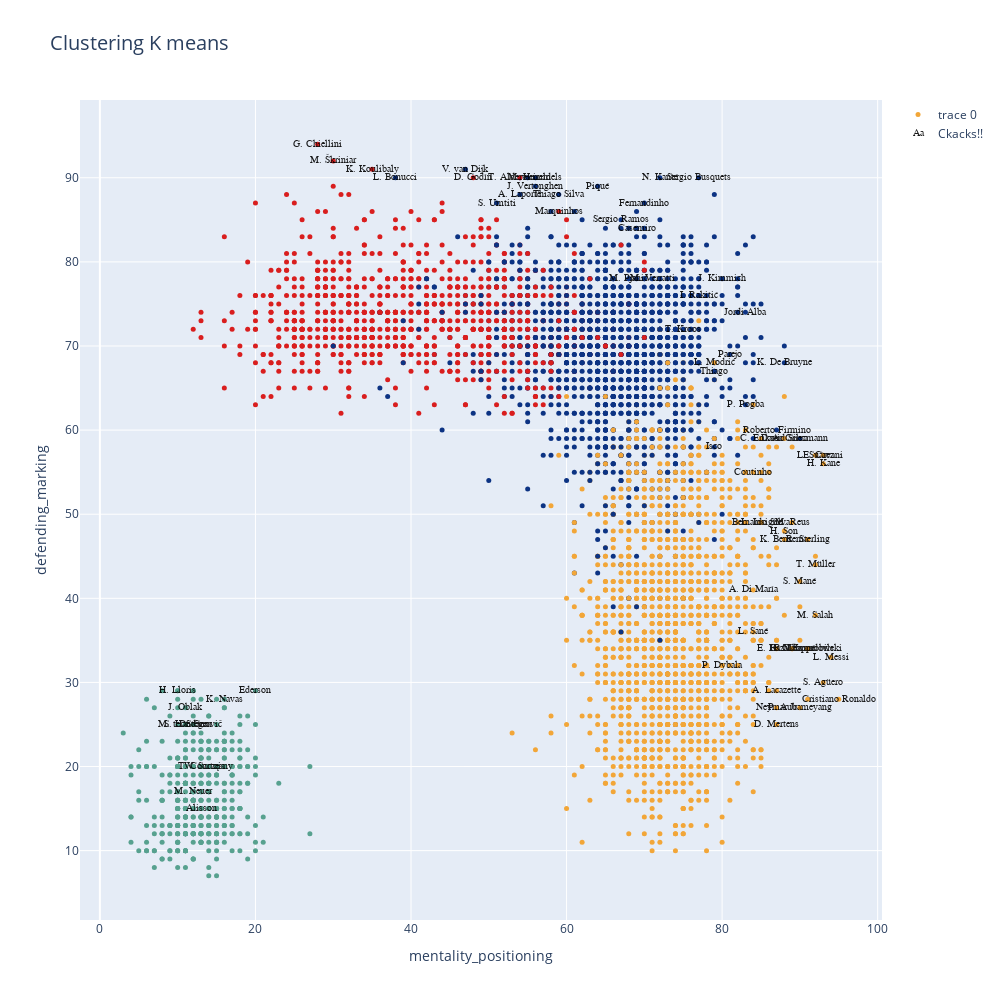

Notebook cell for this chart:
### Markdown cell above
**Graficamos el resultado kmedias con la cantidad de clases elegida: Visualizamos de a dos variables por vez**

### Code cell
data=[]
bool_crack=df_n["overall"] > 85
bool_no_crack=df_n["overall"]<86


#Eligo dos números entre 0 y  de n_skills-1
skill_1=skills_ratings[34]
skill_2=skills_ratings[38]


kmean_clusters = go.Scatter(x=df_skills[skill_1], y=df_skills[skill_2],
                           mode='markers',
                        text=df_n.loc[:,'short_name'],
                           marker=dict(
                                size=5,
                                color = clusters.astype(np.float), #set color equal to a variable
                                colorscale='Portland',
                                showscale=False)
                           )

crack =go.Scatter(x=df_skills.loc[bool_crack,skill_1], y=df_skills.loc[bool_crack,skill_2],name='Ckacks!!',
                      text=df_n.loc[bool_crack,'short_name'],
                      textfont=dict(family='sans serif',size=10,color='black'),
                      opacity=0.9,mode='text')

data=[kmean_clusters,crack]

layout = go.Layout(title="Clustering K means ",titlefont=dict(size=20),
                xaxis=dict(title=skill_1),
                yaxis=dict(title=skill_2),
                autosize=False, width=1000,height=1000)

fig = go.Figure(data=data, layout=layout)

iplot(fig)

### Figure 1 — Plotly figure (JSON) as saved in the notebook; plotly's stock layout.template omitted (floating-point values rounded to 4 significant figures; data arrays with more than 128 entries replaced by an {"elided": "..."} marker saying what was removed)
{"data": [{"marker": {"color": {"elided": "4756 int values"}, "colorscale": [[0, "rgb(12,51,131)"], [0.25, "rgb(10,136,186)"], [0.5, "rgb(242,211,56)"], [0.75, "rgb(242,143,56)"], [1, "rgb(217,30,30)"]], "showscale": false, "size": 5}, "mode": "markers", "text": {"elided": "4756 str values"}, "type": "scatter", "x": {"elided": "4756 int values"}, "y": {"elided": "4756 int values"}}, {"mode": "text", "name": "Ckacks!!", "opacity": 0.9, "text": ["L. Messi", "Cristiano Ronaldo", "Neymar Jr", "J. Oblak", "E. Hazard", "K. De Bruyne", "M. ter Stegen", "V. van Dijk", "L. Modrić", "M. Salah", "K. Mbappé", "K. Koulibaly", "H. Kane", "Alisson", "De Gea", "N. Kanté", "G. Chiellini", "S. Agüero", "Sergio Ramos", "L. Suárez", "R. Lewandowski", "Sergio Busquets", "A. Griezmann", "P. Dybala", "P. Pogba", "Ederson", "R. Sterling", "C. Eriksen", "T. Courtois", "Piqué", "S. Handanovič", "M. Neuer", "H. Lloris", "David Silva", "E. Cavani", "D. Godín", "T. Kroos", "M. Reus", "P. Aubameyang", "S. Mané", "A. Laporte", "Bernardo Silva", "Casemiro", "H. Son", "Fernandinho", "Thiago Silva", "K. Benzema", "J. Vertonghen", "D. Mertens", "M. Hummels", "T. Alderweireld", "Jordi Alba", "Thiago", "K. Navas", "L. Insigne", "L. Sané", "Marquinhos", "M. Škriniar", "M. Verratti", "S. Umtiti", "W. Szczęsny", "J. Kimmich", "Isco", "Roberto Firmino", "I. Rakitić", "M. Pjanić", "A. Di María", "L. Bonucci", "Coutinho", "Parejo", "T. Müller", "C. Immobile", "A. Lacazette"], "textfont": {"color": "black", "family": "sans serif", "size": 10}, "type": "scatter", "x": [94, 95, 87, 11, 87, 88, 11, 47, 79, 92, 89, 35, 93, 13, 12, 72, 28, 93, 67, 92, 91, 77, 90, 80, 83, 20, 91, 85, 13, 64, 12, 12, 10, 88, 93, 48, 75, 89, 90, 90, 54, 85, 69, 88, 70, 59, 88, 56, 87, 56, 54, 83, 79, 16, 85, 84, 59, 30, 71, 51, 14, 80, 79, 87, 77, 68, 84, 38, 84, 81, 92, 91, 87], "y": [33, 28, 27, 27, 34, 68, 25, 91, 68, 38, 34, 91, 56, 15, 25, 90, 94, 30, 85, 57, 34, 90, 59, 32, 63, 29, 47, 59, 20, 89, 25, 17, 29, 59, 57, 90, 72, 49, 27, 42, 88, 49, 84, 48, 87, 88, 47, 89, 25, 90, 90, 74, 67, 28, 49, 36, 86, 92, 78, 87, 20, 78, 58, 60, 76, 78, 41, 90, 55, 69, 44, 34, 29]}], "layout": {"autosize": false, "height": 1000, "title": {"font": {"size": 20}, "text": "Clustering K means "}, "width": 1000, "xaxis": {"title": {"text": "mentality_positioning"}}, "yaxis": {"title": {"text": "defending_marking"}}}}
